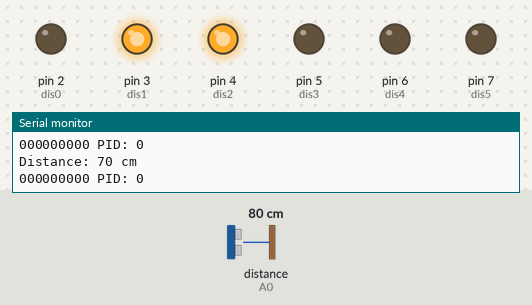
Recording of a sketch running on a simulated Arduino Mega 2560, built with avr-gcc and run on an emulated ATmega2560. On the bench: output pins drawn as LEDs (lit = HIGH), the last lines printed to the serial monitor. Inputs (shaded band) come from the test bench; at power-on: distance to the obstacle (sensor on A0) 80 cm.

Above: at 1.2 s.
1.3 s: distance to the obstacle (sensor on A0) set to 2 cm
At 1.6 s:
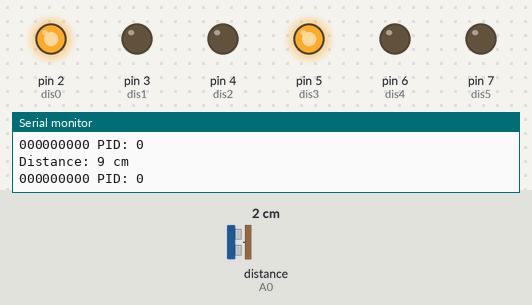
2.8 s: distance to the obstacle (sensor on A0) set to 18 cm
At 3.3 s:
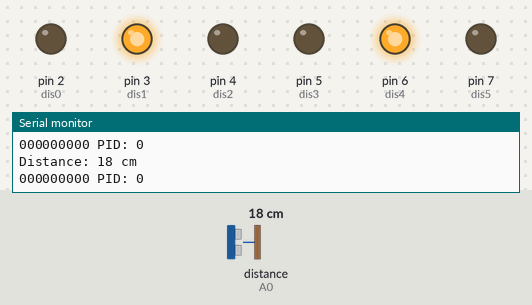
4.3 s: distance to the obstacle (sensor on A0) set to 35 cm
At 5.1 s:
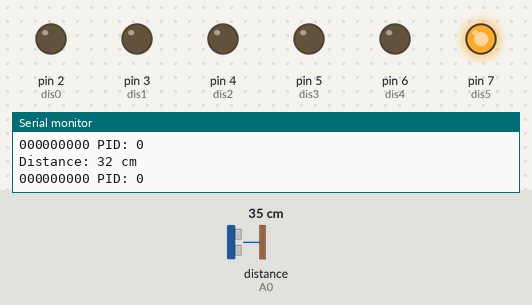
5.8 s: distance to the obstacle (sensor on A0) set to 60 cm
At 6.8 s:
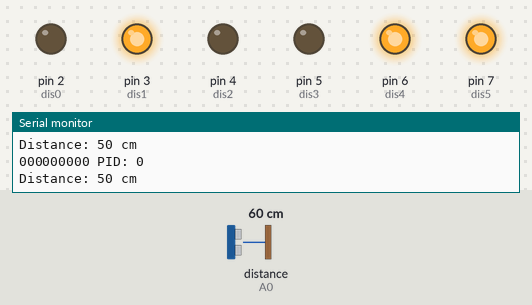
7.3 s: distance to the obstacle (sensor on A0) set to 120 cm
At 8.5 s:
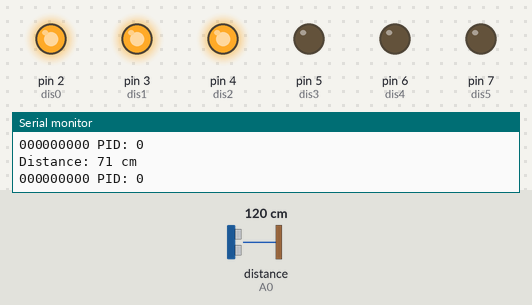
8.8 s: distance to the obstacle (sensor on A0) set to 4 cm
At 10.1 s:
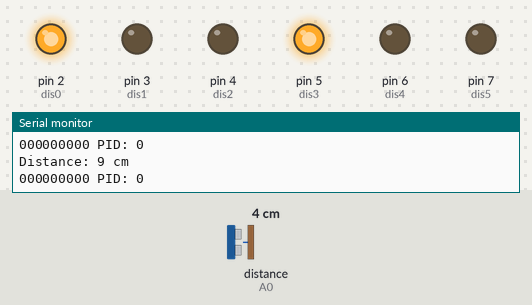
Timing chart, 0 to 11.3 s (numbered marks = the images above; inputs shaded):
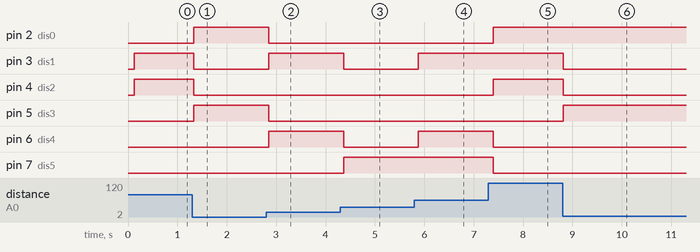

Measured:
- after the input at 1.3 s, pin 2 (dis0), pin 5 (dis3): LOW → HIGH at once; pin 3 (dis1), pin 4 (dis2): HIGH → LOW at once
- after the input at 2.8 s, pin 2 (dis0), pin 5 (dis3): HIGH → LOW after 0.05 s; pin 3 (dis1), pin 6 (dis4): LOW → HIGH after 0.05 s
- after the input at 4.3 s, pin 3 (dis1), pin 6 (dis4): HIGH → LOW after 0.07 s; pin 7 (dis5): LOW → HIGH after 0.07 s
- after the input at 5.8 s, pin 3 (dis1), pin 6 (dis4): LOW → HIGH after 0.08 s
- after the input at 7.3 s, pin 2 (dis0), pin 4 (dis2): LOW → HIGH after 0.10 s; pin 6 (dis4), pin 7 (dis5): HIGH → LOW after 0.10 s
- after the input at 8.8 s, pin 3 (dis1), pin 4 (dis2): HIGH → LOW at once; pin 5 (dis3): LOW → HIGH at once

The sketch:

Get_Distance.ino.ino
```cpp
//Arduino : Get distance => dis[7:0] to FPGA board.
//FPGA : Compute PID value , and send back to Arduino. (PID_total [8:0]).
//Arduino : Then write Servo motor to certain angle.

/*SHARP GP2Y0A21YK0F IR sensor with Arduino and SharpIR library example code. More info: https://www.makerguides.com */
// Include the library:
#include <SharpIR.h>
#include <Wire.h>
#include <Servo.h>
#include <math.h>
// Define model and input pin:
#define Analog_in A0
#define model 1080
//define dis[5:0] send to FPGA.
#define dis0 2
#define dis1 3
#define dis2 4
#define dis3 5
#define dis4 6
#define dis5 7
//define PID[8:0] to write Motor.
#define PID0 22
#define PID1 24
#define PID2 26
#define PID3 28
#define PID4 30
#define PID5 32
#define PID6 34
#define PID7 36
#define PID8 38
#define measure_period 100 // every 100ms get distance once. (100times a second.)
/* Model :
  GP2Y0A02YK0F --> 20150
  GP2Y0A21YK0F --> 1080
  GP2Y0A710K0F --> 100500
  GP2YA41SK0F --> 430
*/
SharpIR mySensor = SharpIR(Analog_in, model);  // Create a new instance of the SharpIR class:
Servo myservo;                                // create servo object to control a servo, later attatched to D9
int distance;                                 // Create variable to store the distance.(cm)
boolean dis[6];  //6bit distance.
boolean PID[9];  //9bit PID_total
int PID_total;
float time=0;
boolean test[9] = {1,1,1,1,0,0,0,0,0};
void setup() {
  // Begin serial communication at a baudrate of 9600:
  Serial.begin(9600);
  pinMode(dis0,OUTPUT);
  pinMode(dis1,OUTPUT);
  pinMode(dis2,OUTPUT);
  pinMode(dis3,OUTPUT);
  pinMode(dis4,OUTPUT);
  pinMode(dis5,OUTPUT);

  pinMode(PID0,INPUT);
  pinMode(PID1,INPUT);
  pinMode(PID2,INPUT);
  pinMode(PID3,INPUT);
  pinMode(PID4,INPUT);
  pinMode(PID5,INPUT);
  pinMode(PID6,INPUT);
  pinMode(PID7,INPUT);
  pinMode(PID8,INPUT);

//  myservo.attach(9);  // attaches the servo on pin 9 to the servo object
//  myservo.write(0); //Put the servco at angle 0, so the balance is in the middle
  time = millis();

}

void loop() {
  if (millis() > time + measure_period){
        //update current time.
        time = millis();

        // Get a distance measurement and store it as distance_cm:
        distance = mySensor.distance();
        //Change to binary and send to FPGA.
        if(distance>=33 && distance <36){distance = distance-3;}
        if(distance>=36 && distance <40){distance = distance-3;}
        else if(distance>=40){distance = distance-10;}
        if(distance<2)          convertDecToBin(distance,dis,1); // 1 bit.
        else if(distance<4)     convertDecToBin(distance,dis,2); // 2 bit.
        else if(distance<8)     convertDecToBin(distance,dis,3); // 3 bit.
        else if(distance<16)    convertDecToBin(distance,dis,4); // 4 bit.
        else if(distance<32)    convertDecToBin(distance,dis,5); // 5 bit.
        else                    convertDecToBin(distance,dis,6); // 6 bit..
        SendDistance(dis);
//        for(int i=5; i>=0; i--)
//        Serial.print(dis[i]);
//        Serial.print(" ");
//
//        //Write servo motor. First Read input from
//         Get_PID_total();
//         PID_total = convertBinToDec(PID, 9); //9 bit.
//         //Define Boundaries
//         if(PID_total < 20){PID_total = 20;}
//         if(PID_total >160) {PID_total = 160; }
//         myservo.write(PID_total);

        // Print the measured distance to the serial monitor: (For debugging)
        Serial.print("Distance: ");
        Serial.print(distance);
        Serial.println(" cm ");
        for(int i=0; i<=8; i++){
           Serial.print(PID[i]); //clear array.
        }

        Serial.print(" PID: ");
        Serial.println(PID_total);
        for(int i=0; i<=5; i++)
            dis[i] = 0; //clear array.
  }
}
/*
The following function convert any int from 0-255 to binary.
You need to pass the int as agrument.
You also need to pass the 7bit array of boolean
*/
void convertDecToBin(int Dec, boolean Bin[], int n) { //n bit.
  for(int i = n-1 ; i >= 0 ; i--) { //i from 5 to 0.
    if(Dec!=1){
      if((Dec%2)==1) { //if Dec mod 2 == 1
        Bin[(n-1)-i] = 1; //Let Binary first bit (0) = 1.
      } else { //to zero.
        Bin[n-1-i] = 0;
      }
      Dec = Dec/2;
    }
    else{
      Bin[n-1-i] = 1;
    }
  }
}

void SendDistance(boolean dis[]){
    if(dis[0]==1) digitalWrite(dis0 , HIGH);
    else digitalWrite(dis0, LOW);
    if(dis[1]==1) digitalWrite(dis1 , HIGH);
    else digitalWrite(dis1, LOW);
    if(dis[2]==1) digitalWrite(dis2 , HIGH);
    else digitalWrite(dis2, LOW);
    if(dis[3]==1) digitalWrite(dis3 , HIGH);
    else digitalWrite(dis3, LOW);
    if(dis[4]==1) digitalWrite(dis4 , HIGH);
    else digitalWrite(dis4, LOW);
    if(dis[5]==1) digitalWrite(dis5 , HIGH);
    else digitalWrite(dis5, LOW);
}

int PID_value[9];
void Get_PID_total(){ //digital read and convert to decimal.
    PID_value[0] = digitalRead(PID0);
    PID_value[1] = digitalRead(PID1);
    PID_value[2] = digitalRead(PID2);
    PID_value[3] = digitalRead(PID3);
    PID_value[4] = digitalRead(PID4);
    PID_value[5] = digitalRead(PID5);
    PID_value[6] = digitalRead(PID6);
    PID_value[7] = digitalRead(PID7);
    PID_value[8] = digitalRead(PID8);

    if(PID_value[0]==HIGH) PID[0] = 1;
    else PID[0] = 0;
    if(PID_value[1]==HIGH) PID[1] = 1;
    else PID[1] = 0;
    if(PID_value[2]==HIGH) PID[2] = 1;
    else PID[2] = 0;
    if(PID_value[3]==HIGH) PID[3] = 1;
    else PID[3] = 0;
    if(PID_value[4]==HIGH) PID[4] = 1;
    else PID[4] = 0;
    if(PID_value[5]==HIGH) PID[5] = 1;
    else PID[5] = 0;
    if(PID_value[6]==HIGH) PID[6] = 1;
    else PID[6] = 0;
    if(PID_value[7]==HIGH) PID[7] = 1;
    else PID[7] = 0;
    if(PID_value[8]==HIGH) PID[8] = 1;
    else PID[8] = 0;
}

/*
This following function will convert any 9 bit array of boolean to a Decimal number.
you need to pass an boolean array of 8 bits
function return a int
*/
int ReturnInt;
int convertBinToDec(boolean Bin[], int n) {
   ReturnInt = 0;
  for (int i = 0; i < n; i++) {
//      Serial.print(ReturnInt);
//      Serial.print(" ");
//      Serial.println(pow(2,i));
       ReturnInt += Bin[i]*pow(2,i);
    }
//  Serial.println("Done");
  return ReturnInt;
}
```
